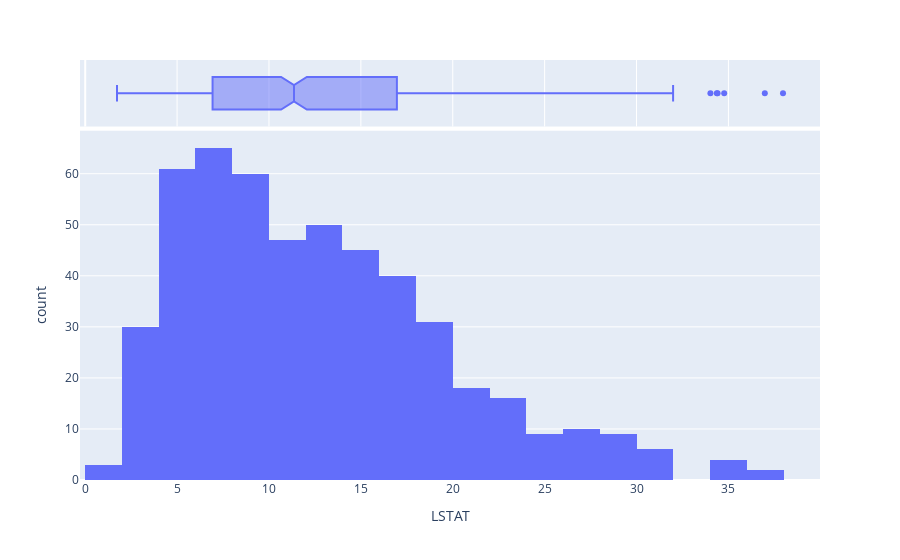

Source (notebook cell):
### Code cell
fig = px.histogram(housing_df, x="LSTAT", marginal='box')
fig.show()

### Figure 1 — Plotly figure (JSON) as saved in the notebook; plotly's stock layout.template omitted (floating-point values rounded to 4 significant figures; data arrays with more than 128 entries replaced by an {"elided": "..."} marker saying what was removed)
{"data": [{"alignmentgroup": "True", "bingroup": "x", "hovertemplate": "LSTAT=%{x}<br>count=%{y}<extra></extra>", "legendgroup": "", "marker": {"color": "#636efa", "pattern": {"shape": ""}}, "name": "", "offsetgroup": "", "orientation": "v", "showlegend": false, "type": "histogram", "x": {"elided": "506 float values"}, "xaxis": "x", "yaxis": "y"}, {"alignmentgroup": "True", "hovertemplate": "LSTAT=%{x}<extra></extra>", "legendgroup": "", "marker": {"color": "#636efa"}, "name": "", "notched": true, "offsetgroup": "", "showlegend": false, "type": "box", "x": {"elided": "506 float values"}, "xaxis": "x2", "yaxis": "y2"}], "layout": {"barmode": "relative", "legend": {"tracegroupgap": 0}, "margin": {"t": 60}, "xaxis": {"anchor": "y", "domain": [0, 1], "title": {"text": "LSTAT"}}, "xaxis2": {"anchor": "y2", "domain": [0, 1], "matches": "x", "showgrid": true, "showticklabels": false}, "yaxis": {"anchor": "x", "domain": [0, 0.8316], "title": {"text": "count"}}, "yaxis2": {"anchor": "x2", "domain": [0.8416, 1], "matches": "y2", "showgrid": false, "showline": false, "showticklabels": false, "ticks": ""}}}
